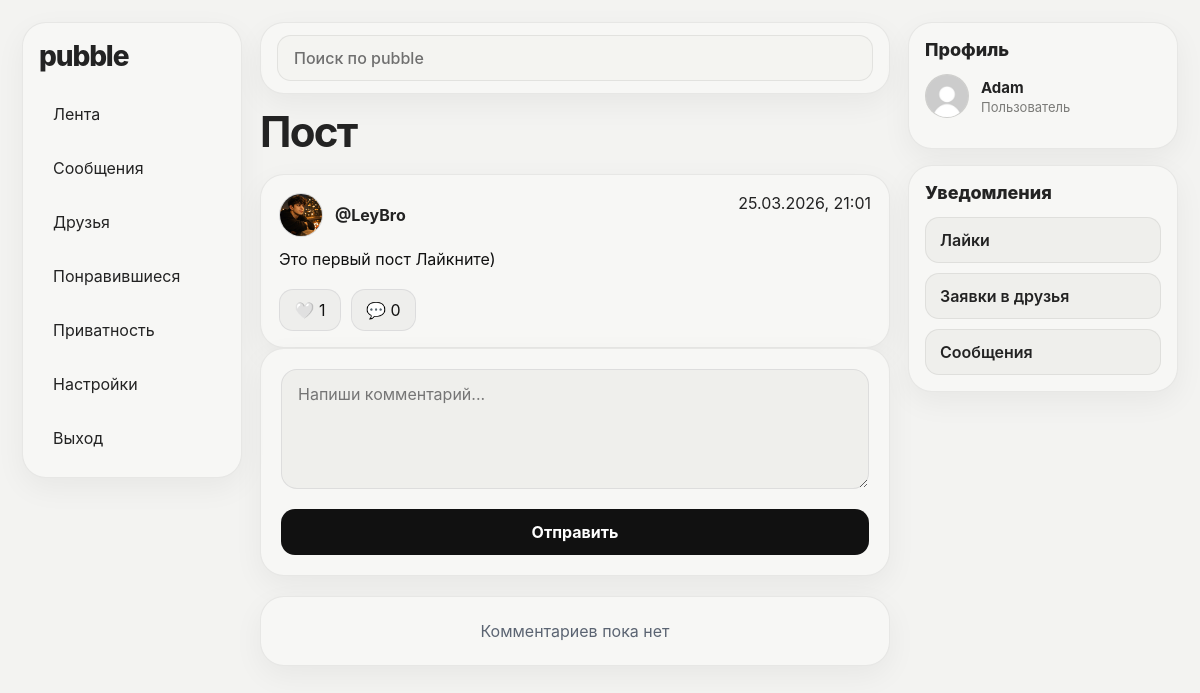
/post/1 (signed in), run on the app's committed database.
### tables this page shows
CREATE TABLE users (
            id INTEGER PRIMARY KEY AUTOINCREMENT,
            username TEXT NOT NULL UNIQUE,
            email TEXT NOT NULL UNIQUE,
            password TEXT NOT NULL,
            created_at TIMESTAMP DEFAULT CURRENT_TIMESTAMP
        , bio TEXT DEFAULT '', avatar_url TEXT DEFAULT '', message_privacy TEXT DEFAULT 'everyone', is_profile_private INTEGER DEFAULT 0, hide_posts INTEGER DEFAULT 0, hide_profile_photos INTEGER DEFAULT 0, email_verified INTEGER DEFAULT 0, email_verification_code TEXT DEFAULT '', password_reset_code TEXT DEFAULT '', password_reset_expires TEXT DEFAULT '', posts_visibility TEXT DEFAULT 'everyone', photos_visibility TEXT DEFAULT 'everyone', last_seen_at TIMESTAMP, is_banned INTEGER DEFAULT 0, ban_reason TEXT DEFAULT '', banned_at TIMESTAMP, is_admin INTEGER DEFAULT 0, is_moderator INTEGER DEFAULT 0);

CREATE TABLE posts (
            id INTEGER PRIMARY KEY AUTOINCREMENT,
            author_id INTEGER NOT NULL,
            content TEXT NOT NULL,
            created_at TIMESTAMP DEFAULT CURRENT_TIMESTAMP, image_url TEXT DEFAULT '',
            FOREIGN KEY (author_id) REFERENCES users (id)
        );

### app.py (the view, shortened to what this page needs)
@app.route("/post/<int:post_id>")
def post_detail(post_id):
    with get_db_connection() as conn:
        if session.get("user_id"):
            post = conn.execute("""
                SELECT
                    posts.id,
                    posts.author_id,
                    posts.content,
                    posts.image_url,
                    posts.created_at,
                    users.username,
                    users.avatar_url,
                    COUNT(DISTINCT likes.id) AS likes_count,
                    COUNT(DISTINCT comments.id) AS comments_count,
                    MAX(CASE WHEN likes.user_id = ? THEN 1 ELSE 0 END) AS is_liked
                FROM posts
                JOIN users ON posts.author_id = users.id
                LEFT JOIN likes ON posts.id = likes.post_id
                LEFT JOIN comments ON posts.id = comments.post_id
                WHERE posts.id = ?
                GROUP BY posts.id
            """, (session["user_id"], post_id)).fetchone()
        comments = conn.execute("""
            SELECT
                comments.id,
                comments.post_id,
                comments.author_id,
                comments.content,
                comments.created_at,
                users.username
            FROM comments
            JOIN users ON comments.author_id = users.id
            WHERE comments.post_id = ?
            ORDER BY comments.created_at DESC
        """, (post_id,)).fetchall()
        friends_notifications, messages_notifications = get_notifications(conn, session.get("user_id"))
    if not post:
        flash("Пост не найден")
        return redirect(url_for("index"))
    return render_template(
        "post_detail.html",
        post=post,
        comments=comments,
        friends_notifications=friends_notifications,
        messages_notifications=messages_notifications
    )

### app.py (called while the page is built)
def update_last_seen(user_id):
    if not user_id:
        return
    with get_db_connection() as conn:
        conn.execute("""
            UPDATE users
            SET last_seen_at = CURRENT_TIMESTAMP
            WHERE id = ?
        """, (user_id,))
        conn.commit()

def get_db_connection():
    conn = sqlite3.connect(DATABASE, timeout=10)
    conn.row_factory = sqlite3.Row
    return conn

def get_notifications(conn, user_id):
    if not user_id:
        return 0, 0
    friends_notifications = conn.execute("""
        SELECT COUNT(*)
        FROM friend_requests
        WHERE receiver_id = ? AND status = 'pending'
    """, (user_id,)).fetchone()[0]
    messages_notifications = conn.execute("""
        SELECT COUNT(*)
        FROM messages
        WHERE is_read = 0
          AND sender_id != ?
          AND conversation_id IN (
              SELECT id FROM conversations
              WHERE user1_id = ? OR user2_id = ?
          )
    """, (user_id, user_id, user_id)).fetchone()[0]
    return friends_notifications, messages_notifications

def is_admin_user(conn, user_id):
    if not user_id:
        return False
    user = conn.execute(
        "SELECT is_admin FROM users WHERE id = ?",
        (user_id,)
    ).fetchone()
    return bool(user and "is_admin" in user.keys() and user["is_admin"] == 1)

def is_moderator_user(conn, user_id):
    if not user_id:
        return False
    user = conn.execute(
        "SELECT is_moderator FROM users WHERE id = ?",
        (user_id,)
    ).fetchone()
    return bool(user and "is_moderator" in user.keys() and user["is_moderator"] == 1)

@app.before_request
def chek_maintenance():
    if MAINTENANCE_MODE:
        return "Сайт на техническом обслуживании.", 503

@app.before_request
def before_request_handler():
    if session.get("user_id"):
        update_last_seen(session["user_id"])

### templates/post_detail.html (shortened to what this page needs)
{% extends "base.html" %}
{% block content %}
<div class="page-top">
    <h1>Пост</h1>
</div>
<div class="post">
    <div class="post-header">
        <div class="post-author-block">
            <img src="{{ url_for('static', filename=(post.avatar_url or 'default-avatar.jpg')) }}" class="post-author-avatar" alt="avatar">
            <strong>
                <a class="username-link" href="/profile/{{ post.username }}">@{{ post.username }}</a>
            </strong>
        </div>
        <span data-utc-time="{{ post.created_at }}">{{ post.created_at }}</span>
    </div>
    {% if post.content %}
        <p>{{ post.content }}</p>
    {% endif %}
    <div class="post-actions">
        <form method="POST" action="/like/{{ post.id }}">
            <button type="submit">
                {% if post.is_liked %}❤️{% else %}🤍{% endif %}
                {{ post.likes_count }}
            </button>
        </form>
        <span class="comment-link">💬 {{ post.comments_count }}</span>
    </div>
</div>
{% if session.get('user_id') %}
    <form class="form" method="POST" action="/post/{{ post.id }}/comment">
        <textarea name="content" rows="3" placeholder="Напиши комментарий..." required></textarea>
        <button type="submit">Отправить</button>
    </form>
{% endif %}
<div class="comments">
    {% if comments %}
        {% for comment in comments %}
            <div class="comment">
                <div class="comment-header">
                    <strong>
                        <a class="username-link" href="/profile/{{ comment.username }}">@{{ comment.username }}</a>
                    </strong>
                    <span data-utc-time="{{ comment.created_at }}">{{ comment.created_at }}</span>
                </div>
                <p>{{ comment.content }}</p>
                {% if session.get('user_id') == comment.author_id %}
                    <div class="post-actions">
                        <a class="comment-link" href="/edit-comment/{{ comment.id }}">✏️</a>
                        <form method="POST" action="/delete-comment/{{ comment.id }}">
                            <button type="submit" class="delete-button">🗑️</button>
                        </form>
                    </div>
                {% endif %}
            </div>
        {% endfor %}
    {% else %}
        <div class="empty-state">Комментариев пока нет</div>
    {% endif %}
</div>
{% endblock %}

### templates/base.html (shortened to what this page needs)
{% set current_theme = session.get('theme', 'light') %}
{% set is_auth_page = request.path in ['/login', '/register', '/forgot-password'] %}
{% set is_chat_page = request.path.startswith('/messages/') %}
{% set is_logged_in = session.get('user_id') %}
<!DOCTYPE html>
<html lang="ru" data-theme="{{ current_theme }}">
<head>
    <link rel="stylesheet" href="{{ url_for('static', filename='style.css') }}">
</head>
<body class="{% if is_chat_page %}chat-body{% endif %}">
    {% if is_logged_in and not is_auth_page and not is_chat_page %}
        <div class="desktop-shell">
            <aside class="desktop-sidebar">
                <div class="desktop-sidebar-card">
                    <a class="desktop-logo" href="/">pubble</a>
                    <nav class="desktop-nav">
                        <a href="/" class="desktop-nav-link {% if request.path == '/' and request.args.get('tab') != 'popular' %}active{% endif %}">Лента</a>
                        <a href="/messages" class="desktop-nav-link {% if request.path.startswith('/messages') %}active{% endif %}">
                            <span>Сообщения</span>
                        </a>
                        <a href="/friends" class="desktop-nav-link {% if request.path == '/friends' %}active{% endif %}">
                            <span>Друзья</span>
                        </a>
                        <a href="/liked" class="desktop-nav-link {% if request.path == '/liked' %}active{% endif %}">Понравившиеся</a>
                        <a href="/privacy" class="desktop-nav-link {% if request.path == '/privacy' %}active{% endif %}">Приватность</a>
                        <a href="/settings" class="desktop-nav-link {% if request.path == '/settings' %}active{% endif %}">Настройки</a>
                        <a href="/logout" class="desktop-nav-link">Выход</a>
                    </nav>
                </div>
            </aside>
            <div class="desktop-main-column">
                <header class="desktop-topbar">
                    <form class="desktop-search" method="GET" action="/search">
                        <input
                            type="text"
                            name="q"
                            placeholder="Поиск по pubble"
                            value="{{ request.args.get('q', '') }}"
                        >
                    </form>
                </header>
                <main class="desktop-content">
    {% else %}
                <main class="page-wrap {% if is_chat_page %}chat-page-wrap{% elif is_auth_page %}auth-clean-wrap{% else %}guest-clean-wrap{% endif %}">
    {% endif %}
                    {% block content %}{% endblock %}
                </main>
    {% if is_logged_in and not is_auth_page and not is_chat_page %}
            </div>
            <aside class="desktop-rightbar">
                <div class="desktop-side-card profile-side-card">
                    <h3 class="desktop-side-title">Профиль</h3>
                    <a class="profile-side-user" href="/profile/{{ session.get('username') }}">
                        <img
                            src="{{ url_for('static', filename=(session.get('avatar_url') or 'default-avatar.jpg')) }}"
                            alt="avatar"
                            class="profile-side-avatar"
                        >
                        <div class="profile-side-meta">
                            <strong>{{ session.get('username') }}</strong>
                            <span>{{ session.get('full_name') or 'Пользователь' }}</span>
                        </div>
                    </a>
                </div>
                <div class="desktop-side-card notifications-side-card">
                    <h3 class="desktop-side-title">Уведомления</h3>
                    <div class="notify-accordion">
                        <button class="notify-accordion-toggle" type="button" data-accordion-target="likesBox">
                            <span>Лайки</span>
                        </button>
                    </div>
                    <div class="notify-accordion">
                        <button class="notify-accordion-toggle" type="button" data-accordion-target="friendsBox">
                            <span>Заявки в друзья</span>
                        </button>
                    </div>
                    <div class="notify-accordion">
                        <button class="notify-accordion-toggle" type="button" data-accordion-target="messagesBox">
                            <span>Сообщения</span>
                        </button>
                    </div>
                </div>
            </aside>
        </div>
    {% endif %}
</body>
</html>

### data on the page
users: username "LeyBro"
posts: content "Это первый пост Лайкните)"
users: get "Adam"

### other printed values
{{ post.likes_count }} "1"
{{ post.comments_count }} "0"
{{ session.get('full_name') or 'Пользователь' }} "Пользователь"
